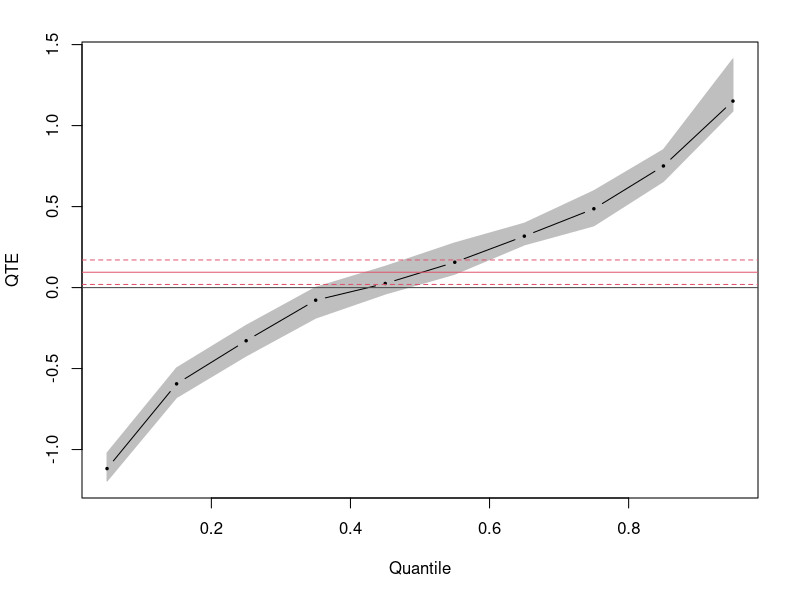

R code for this plot:
## ---- chunk 1
set.seed(1234) # For replication
n = 1000 # Population size 
Y0 = runif(n) # Potential outcome under control condition 
C = sample((1:n)%%2) # Whether someone is a complier or not 
Y1 = Y0 + 1 +C # Potential outcome under treatment 
Z = sample((1:n)%%2) # Treatment assignment 
D = Z*C # Treatment Uptake 
Y = D*Y1 + (1-D)*Y0 # Outcome in population 
samp = data.frame(Z,Y)
ITT<-coef(lm(Y~Z,data=samp))[2]
## ---- chunk 2
set.seed(1234) # For replication 
n = 1000 # Population size 
Y0 = runif(n) # Potential outcome under control condition 
Y1 = Y0 + 1 # Potential outcome under treatment 
Z = sample((1:n)%%2) # Treatment assignment 
pD<-pnorm(-1+rnorm(n,mean=2*Z)) # Non-compliance 
D<-rbinom(n,1,pD) # Treatment receipt with non-compliance 
Y = D*Y1 + (1-D)*Y0 # Outcome in population 
samp = data.frame(Z,D,Y) 

# IV estimate library(AER) CACE = coef(ivreg(Y ~ D | Z, data = samp))[2] 

# Wald Estimator ITT<-coef(lm(Y~Z,data=samp))[2] ITT.D<-coef(lm(D~Z,data=samp))[2] CACE.wald<-ITT/ITT.D
## ---- chunk 3
set.seed(1234) # For replication
n = 1000 # Population size
Y0 = runif(n) # Potential outcome under control condition
Y1= Y0 
Y1[Y0 <.5] = Y0[Y0 <.5]-rnorm(length(Y0[Y0 <.5])) 
Y1[Y0 >.5] = Y0[Y0 >.5]+rnorm(length(Y0[Y0 >.5])) 
D = sample((1:n)%%2) # Treatment: 1 if treated, 0 otherwise 
Y = D*Y1 + (1-D)*Y0 # Outcome in population 
samp = data.frame(D,Y) 
library(quantreg) 
ATE = coef(lm(Y~D,data=samp))[2] 
QTE = rq(Y~D,tau = 
seq(.05,.95,length.out=10),data=samp,method = "fn") 

plot(summary(QTE),parm=2,main="",ylab="QTE",xlab="Quantile",mar = c(5.1, 4.1, 2.1, 2.1)) 
